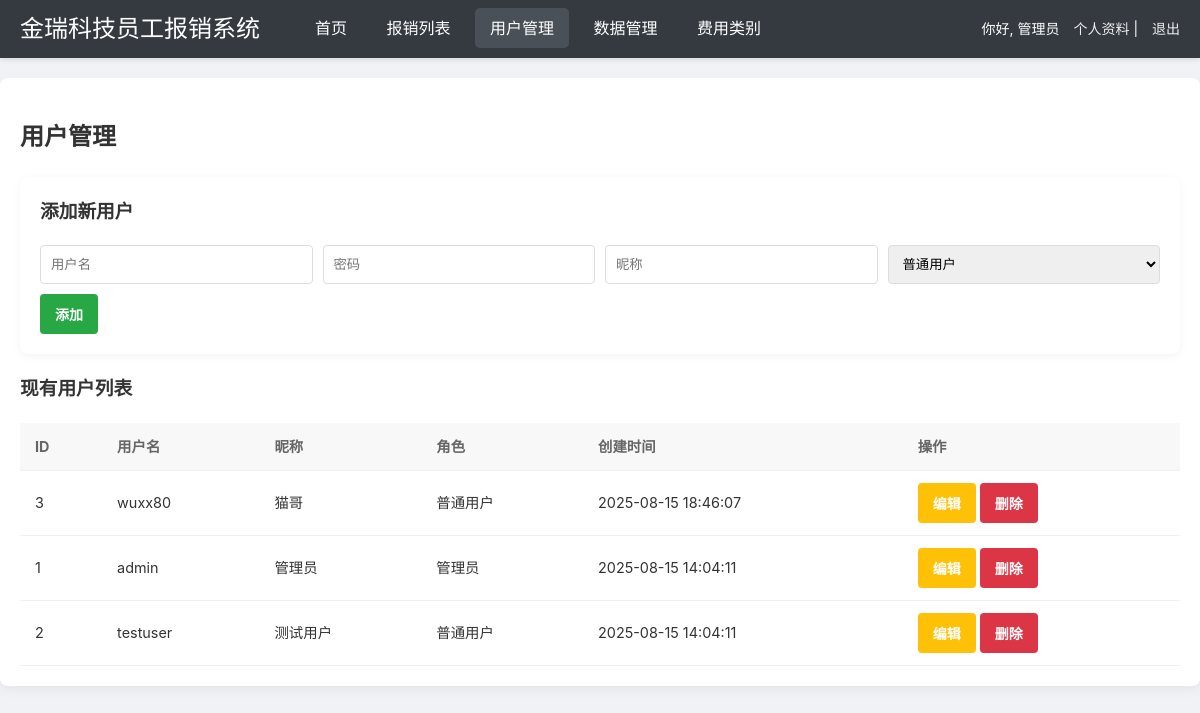
Screenshot of /backend/admin/user_management.php (signed in) with the database file from the repository.
### tables this page shows
CREATE TABLE `users` (
  `user_id` int(11) NOT NULL AUTO_INCREMENT,
  `username` varchar(50) NOT NULL COMMENT '用户名',
  `password` varchar(50) NOT NULL COMMENT '密码（明文）',
  `nickname` varchar(50) DEFAULT NULL COMMENT '昵称',
  `role` enum('admin','user') NOT NULL DEFAULT 'user' COMMENT '角色',
  `created_at` timestamp NOT NULL DEFAULT CURRENT_TIMESTAMP,
  PRIMARY KEY (`user_id`),
  UNIQUE KEY `username` (`username`)
);

### backend/admin/user_management.php (the view, shortened to what this page needs)
<?php
require_once '../includes/db_connect.php';
$nickname = $_SESSION['nickname'] ?? '管理员';
$sql = "SELECT * FROM users ORDER BY created_at DESC";
$users_result = $conn->query($sql);
?>
<!DOCTYPE html>
<html lang="zh-CN">
<head>
    <link rel="stylesheet" href="../../public/admin/css/style.css">
    <link rel="stylesheet" href="../../public/admin/css/dashboard.css">
</head>
<body>
    <header class="main-header">
        <div class="header-content">
            <h1>金瑞科技员工报销系统</h1>
            <nav>
                <a href="dashboard.php">首页</a>
                <a href="expense_list.php">报销列表</a>
                <a href="user_management.php" class="active">用户管理</a>
                <a href="data_management.php">数据管理</a>
                <a href="category_management.php">费用类别</a>
            </nav>
            <div class="user-info">
                <span>你好, <?php echo htmlspecialchars($nickname); ?></span>
                <a href="profile.php">个人资料</a> |
                <a href="logout.php">退出</a>
            </div>
        </div>
    </header>
    <div class="main-container">
        <h2>用户管理</h2>
        <div class="add-form-container">
            <h3>添加新用户</h3>
            <form action="user_management.php" method="POST">
                <div class="form-row">
                    <input type="text" name="username" placeholder="用户名" required>
                    <input type="password" name="password" placeholder="密码" required>
                    <input type="text" name="nickname" placeholder="昵称" required>
                    <select name="role">
                        <option value="user">普通用户</option>
                    </select>
                </div>
                <button type="submit" class="btn-add">添加</button>
            </form>
        </div>
        <h3>现有用户列表</h3>
        <table class="data-table">
            <thead>
                <tr>
                    <th>ID</th>
                    <th>用户名</th>
                    <th>昵称</th>
                    <th>角色</th>
                    <th>创建时间</th>
                    <th>操作</th>
                </tr>
            </thead>
            <tbody>
            <?php
            if ($users_result->num_rows > 0) {
                while ($user = $users_result->fetch_assoc()) {
                    ?>
                    <tr>
                        <td><?php echo htmlspecialchars($user['user_id']); ?></td>
                        <td><?php echo htmlspecialchars($user['username']); ?></td>
                        <td><?php echo htmlspecialchars($user['nickname']); ?></td>
                        <td><?php echo $user['role'] === 'admin' ? '管理员' : '普通用户'; ?></td>
                        <td><?php echo htmlspecialchars($user['created_at']); ?></td>
                        <td>
                            <button class="btn-edit" onclick="editUser(<?php echo htmlspecialchars(json_encode($user)); ?>)">编辑</button>
                            <form action="user_management.php" method="POST" style="display: inline-block;" onsubmit="return confirm('确定要删除该用户吗？');">
                                <button type="submit" class="btn-delete">删除</button>
                            </form>
                        </td>
                    </tr>
                    <?php
                }
            } else {
                echo '<tr><td colspan="6">没有找到用户记录。</td></tr>';
            }
            ?>
            </tbody>
        </table>
    </div>
</body>
</html>

### public/admin/css/style.css (style rules this page uses)
body { font-family: -apple-system, BlinkMacSystemFont, "Segoe UI", Roboto, "Helvetica Neue", Arial, sans-serif; background-color: #f0f2f5; margin: 0; padding: 0; line-height: 1.6; color: #333; background-image: url('https://img.unsplash.com/photo-1510915228389-4112c85e74b0?q=80&w=1920&h=1080&fit=crop&auto=format&ixlib=rb-4.0.3&ixid=M3wxMjA3fDB8MHxwaG90by1wYWdlfHx8fGVufDB8fHx8fA%3D%3D'); background-size: cover; background-position: center; background-repeat: no-repeat; background-attachment: fixed; }
.main-container { max-width: 1200px; margin: 20px auto; padding: 20px; background-color: #fff; border-radius: 8px; box-shadow: 0 4px 12px rgba(0,0,0,0.05); }
a { color: #3f51b5; text-decoration: none; transition: color 0.3s; }
.main-header { background-color: #37474f; color: #fff; padding: 15px 20px; box-shadow: 0 2px 4px rgba(0,0,0,0.1); display: flex; justify-content: space-between; align-items: center; }
.header-content { display: flex; align-items: center; width: 100%; }
.header-content h1 { margin: 0; font-size: 20px; font-weight: 500; }
.header-content nav { margin-left: 40px; }
.header-content nav a { color: #eee; margin-right: 20px; padding: 8px 10px; border-radius: 4px; transition: background-color 0.3s ease; }
.header-content nav a.active, .header-content nav a:hover { background-color: rgba(255,255,255,0.1); }
.header-content .user-info { margin-left: auto; font-size: 14px; }
.header-content .user-info a { color: #eee; margin-left: 10px; transition: color 0.3s ease; }
.data-table { width: 100%; border-collapse: collapse; }
.data-table th, .data-table td { padding: 12px 15px; border-bottom: 1px solid #f0f0f0; text-align: left; font-size: 0.9em; }
.data-table th { background-color: #f8f8f8; font-weight: bold; color: #666; }

### public/admin/css/dashboard.css (style rules this page uses)
.main-header { background-color: #343a40; color: #fff; padding: 10px 20px; display: flex; justify-content: space-between; align-items: center; box-shadow: 0 2px 5px rgba(0,0,0,0.1); }
.main-header h1 { margin: 0; font-size: 24px; }
.main-header nav a { color: #fff; padding: 10px 15px; margin-right: 5px; border-radius: 5px; transition: background-color 0.3s; }
.main-header nav a:hover, .main-header nav a.active { background-color: #495057; text-decoration: none; }
.user-info { font-size: 14px; }
.user-info a { color: #ffc107; text-decoration: none; }
.add-form-container { background-color: #ffffff; padding: 20px; border-radius: 8px; box-shadow: 0 2px 8px rgba(0,0,0,0.05); margin-bottom: 20px; }
.add-form-container h3 { margin-top: 0; }
.form-row { display: flex; gap: 10px; }
.form-row input, .form-row select { flex: 1; padding: 10px; border: 1px solid #ddd; border-radius: 4px; box-sizing: border-box; }
.btn-add, .btn-edit, .btn-delete, .btn-save { padding: 10px 15px; border: none; border-radius: 4px; cursor: pointer; font-size: 14px; font-weight: bold; color: white; }
.btn-add { background-color: #28a745; margin-top: 10px; }
.btn-edit { background-color: #ffc107; }
.btn-delete { background-color: #dc3545; }

### rows the page displays
users: user_id "3", username "wuxx80", nickname "猫哥", role "普通用户", created_at "2025-08-15 18:46:07"
users: user_id "1", username "admin", nickname "管理员", role "管理员", created_at "2025-08-15 14:04:11"
users: user_id "2", username "testuser", nickname "测试用户", role "普通用户", created_at "2025-08-15 14:04:11"

### other values shown
$nickname "管理员"
